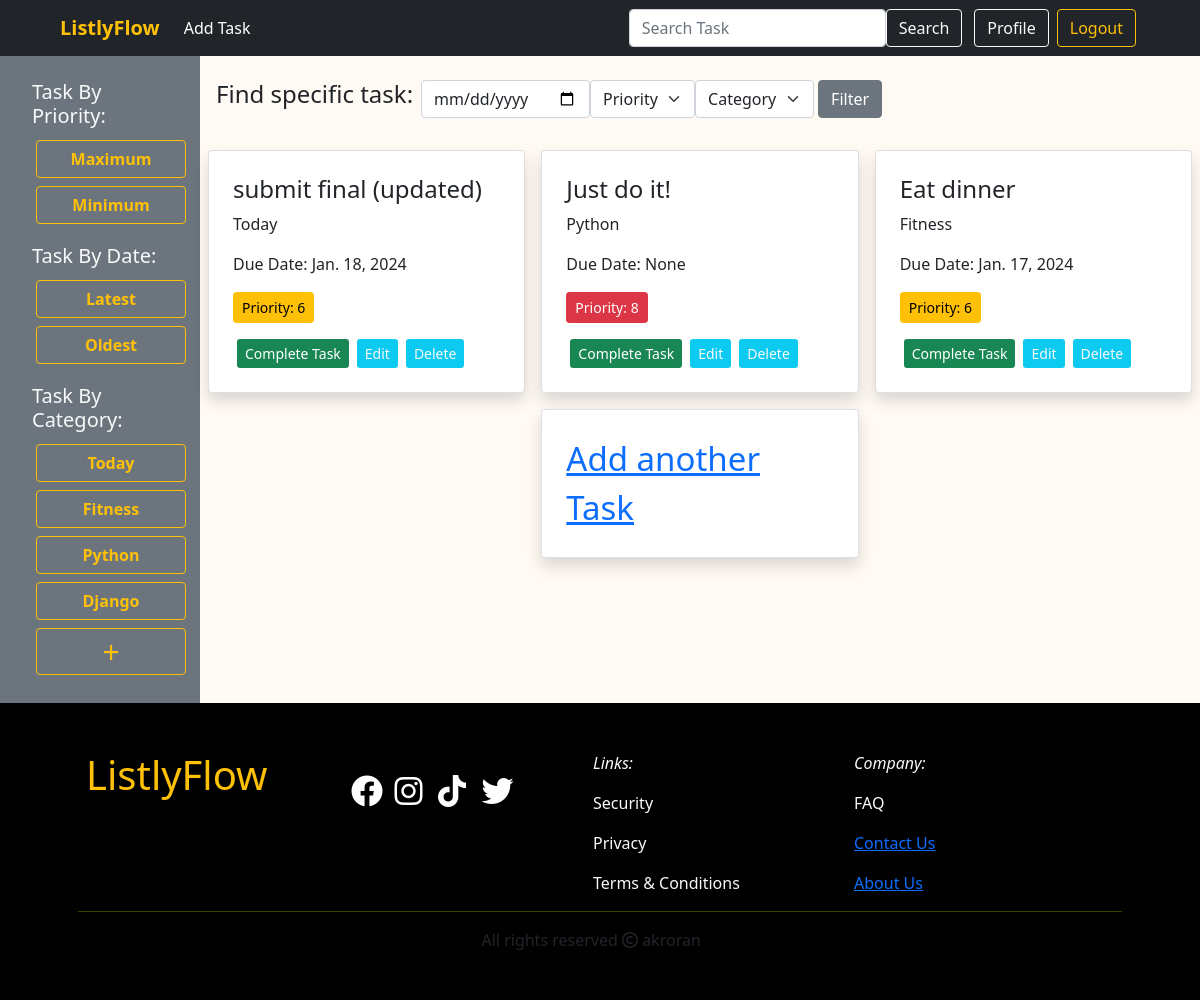
The app's page / (signed in), older data.
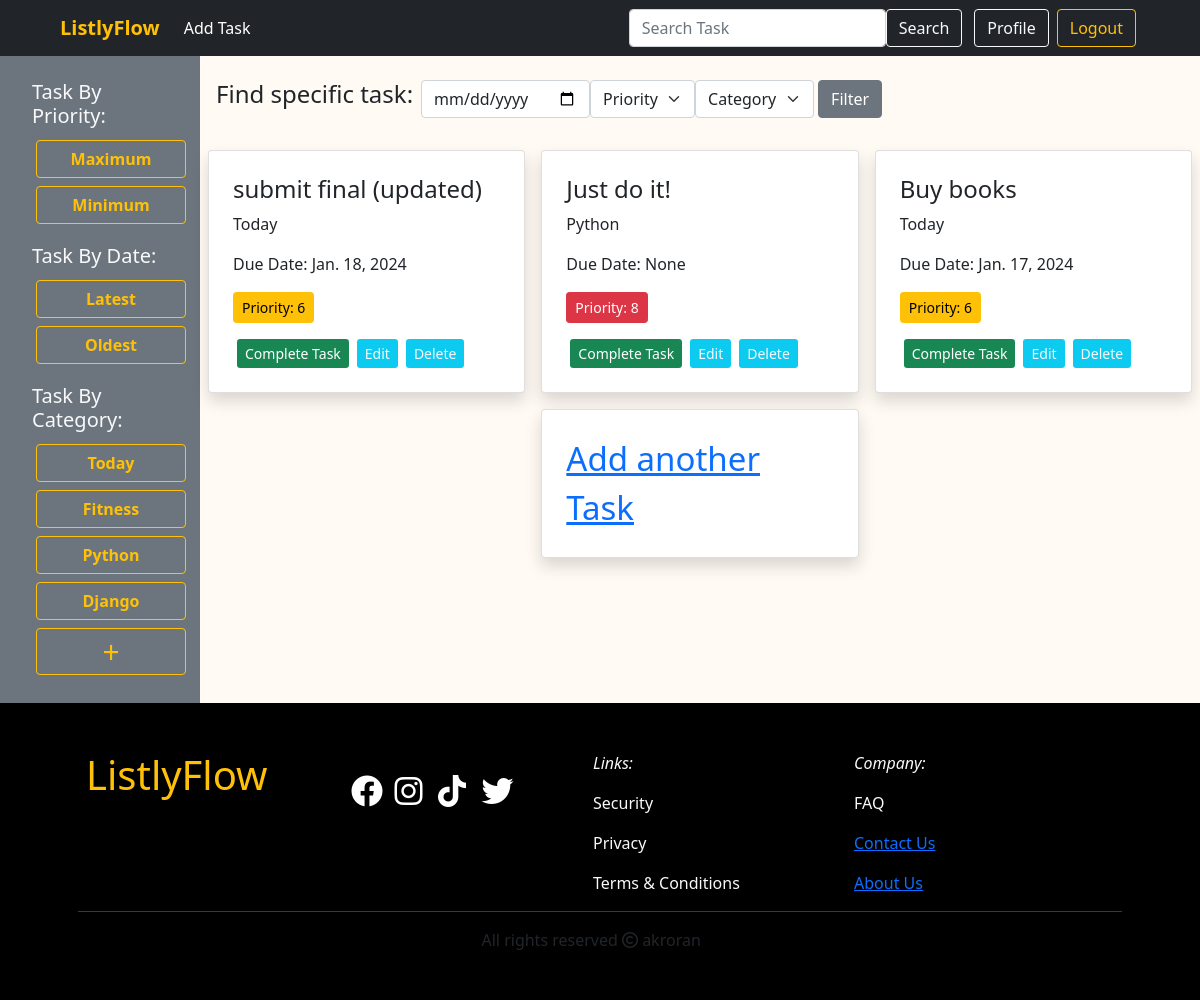
The same page, newer data.
### task/models.py (models this page shows, shortened)
class Category(models.Model):
    name = models.CharField(max_length=30)
    slug = AutoSlugField(populate_from='name', editable=True, always_update=True)
    def __str__(self):
        return self.name
    class Meta:
        verbose_name_plural = "Categories"

class Task(models.Model):
    title = models.CharField(max_length=250)
    description = models.TextField(blank=True, null=True)
    status = models.BooleanField(default=False)
    due_date = models.DateField(null=True, blank=True)
    priority = models.IntegerField(default=1, choices = [(0,'0'),(1,'1'),(2,'2'),(3,'3'),(4,'4'),(5,'5'),(6,'6'),(7,'7'),(8,'8')])
    category = models.ForeignKey(Category, on_delete=models.CASCADE,related_name='tasks')
    user = models.ForeignKey(User, on_delete=models.CASCADE, related_name='tasks')

### listlyflow/views.py (the view, shortened to what this page needs)
# urls.py: path('', views.home, name='home'),
def home(request, slug = None):
    form = TaskFilterForm()
    search = request.GET.get('search')
    if request.user.is_authenticated:
        user = request.user
        if slug is not None:
            category = Category.objects.get(slug=slug)
            data = Task.objects.filter(category=category, user=user).order_by('status')
        else:
            data = Task.objects.filter(user=user).order_by('status')
    else :
        data = {}
    categories = Category.objects.all()
    return render(request, 'home.html', {'data': data,'categories': categories, 'form': form})

### task/forms.py
class TaskFilterForm(forms.Form):
    date = forms.DateField(widget=forms.DateInput(attrs={'type': 'date'}), required=False)
    priority = forms.ChoiceField(choices = [( '','Priority'), (0,'0'),(1,'1'),(2,'2'),(3,'3'),(4,'4'),(5,'5'),(6,'6'),(7,'7'),(8,'8')], required=False)
    category = forms.ModelChoiceField(queryset=models.Category.objects.all(), empty_label='Category', required=False)

### templates/home.html (shortened to what this page needs)
{% extends "base.html" %}
{% load static %}
{% block css_link %}
<link rel="stylesheet" href="{% static "css/home.css" %}">
{% endblock css_link %}
{% block content %}
{% load crispy_forms_tags %}
{% if request.user.is_authenticated %}
<div class="d-flex flex-wrap">
  <div class="col-2 bg-secondary text-light p-4">
    <h5 class="text-light mx-2 mb-2">Task By Priority:</h5>
    <div class="ms-2 mb-3">
        <a class="btn btn-outline-warning m-1"
        style="width: 150px; font-weight: 600;"
        href="{% url "sort-priority" True %}">Maximum</a>
        <a class="btn btn-outline-warning m-1"
        style="width: 150px; font-weight: 600;"
        href="{% url "sort-priority" False %}">Minimum</a>
      </div>
    <h5 class="text-light mx-2 mb-2">Task By Date:</h5>
    <div class="ms-2 mb-3">
        <a class="btn btn-outline-warning m-1"
        style="width: 150px; font-weight: 600;"
        href="{% url "sort-date" False %}">Latest</a>
        <a class="btn btn-outline-warning m-1"
        style="width: 150px; font-weight: 600;"
        href="{% url "sort-date" True %}">Oldest</a>
      </div>
    <h5 class="text-light mx-2 mb-2">Task By Category:</h5>
    <div class="ms-2">
        {% for category in categories %}
          <a class="btn btn-outline-warning m-1"
          style="width: 150px; font-weight: 600;"
          href="{% url "sort-category" category.slug %}">{{ category.name }}</a>
          {% endfor %}
        </div>
    <div class="ms-2">
        <a class="btn btn-outline-warning m-1 p-0"
        style="width: 150px; font-weight: 500; font-size: 30px;"
        href="{% url "add-category" %}"> + </a>
  </div>
</div>
  <div class="col-10">
  <div class="d-flex m-3">
    <h4 class="mt-2">Find specific task:</h4>
    <form class="d-flex p-2" action="{% url "filter" %}">
      {% for f in form  %}
      <div>
        {{f}}
      </div>
      {% endfor %}
      <button class="btn btn-secondary mx-1" type="submit">Filter</button>
    </form>
  </div>
    <div
    class="d-flex flex-wrap justify-content-center" >
      {% for task in data %}
          <div class="col-md-4 d-flex align-items-stretch">
            <div class="card p-2 m-2 shadow w-100">
              <div class="card-body">
                <h4> {{task.title}} </h4>
                <p> {{task.category}} </p>
                <p> Due Date: {{task.due_date}} </p>
                {% if task.priority > 6 %}
                <p class="btn btn-sm btn-danger ">Priority: {{task.priority}} </p>
                {% elif task.priority > 4 %}
                <p class="btn btn-sm btn-warning">Priority: {{task.priority}} </p>
                {% else %}
                <p class="btn btn-sm btn-success">Priority: {{task.priority}} </p>
                {% endif %}
                <div class="d-flex ">
                    {% if task.status %}
                    <a class="btn-sm btn-secondary mx-1 text-decoration-none" disabled>Completed</a>
                    {% else %}
                    <a class="btn-sm btn-success mx-1 text-decoration-none" href="{% url "task-done" task.id %}">Complete Task</a>
                    {% endif %}
                    <a class="btn-sm btn-info mx-1 text-light text-decoration-none" href="{% url "edit-task" task.id %}">Edit</a>
                    <a class="btn-sm btn-info mx-1 text-light text-decoration-none" href="{% url "delete-task" task.id %}">Delete</a>
                </div>
              </div>
            </div>
          </div>
      {% endfor %}
      <div class="col-md-4 col-sm-6 d-flex align-items-stretch">
        <div class="card p-2 m-2 shadow w-100">
          <div class="card-body">
            <div class="d-flex align-items-center justify-content-center"
            style="font-size:33px">
                <a href="{% url "add-task" %}">Add another Task</a>
            </div>
          </div>
        </div>
      </div>
      </div>
  </div>
</div>
{% endif %}
{% endblock content %}

### templates/base.html (shortened to what this page needs)
{% load static %}
<!doctype html>
<html lang="en">
  <head>
    {% block css_link %}
    {% endblock css_link %}
    <link href="https://cdn.jsdelivr.net/npm/bootstrap@5.0.2/dist/css/bootstrap.min.css" rel="stylesheet">
    <link rel="stylesheet" href="https://cdnjs.cloudflare.com/ajax/libs/font-awesome/6.1.2/css/all.min.css" />
  </head>
  <body style="background-color: #fffaf4;;">
    <nav class="navbar navbar-expand-lg navbar-light bg-dark">
        <div class="container-fluid">
          <a class="navbar-brand mx-3 ms-5 text-warning fw-bold" href="{% url "home" %}">ListlyFlow</a>
          <div class="collapse navbar-collapse" id="navbarSupportedContent">
            <ul class="navbar-nav me-auto mb-lg-0">
              <li class="nav-item">
                <a class="nav-link text-white" aria-current="page" href="{% url "add-task" %}">Add Task</a>
              </li>
            </ul>
            <ul class="nav-item mb-0 me-5 d-flex">
            {% if request.user.is_authenticated %}
            <form class="form-inline d-flex" action="{% url "home" %}">
              <input class="form-control" type="search" name="search" placeholder="Search Task" aria-label="Search" >
              <button class="btn btn-outline-light me-2" type="submit">Search</button>
            </form>
                <a class="btn btn-outline-light mx-1" href="{% url "profile" %}">Profile</a>
                <a class="btn btn-outline-warning mx-1" href="{% url "logout" %}">Logout</a>
            {% endif %}
          </ul>
          </div>
        </div>
      </nav>
    {% block content %}
    {% endblock content %}
    <footer class="footer"
    style="background-color: black">
      <div class=" container row p-5 m-auto ">
        <div class="col-3 ps-2">
          <h1 class="text-warning">ListlyFlow</h1>
      </div>
      <div class="footer-icon mt-4 col-2 text-center">
          <div class="row">
              <i class="fa-brands col-3 fa-2x fa-facebook" style="color: #ffffff;"></i>
              <i class="fa-brands col-3 fa-2x fa-instagram" style="color: #ffffff;"></i>
              <i class="fa-brands col-3 fa-2x fa-tiktok" style="color: #ffffff;"></i>
              <i class="fa-brands col-3 fa-2x fa-twitter" style="color: #ffffff;"></i>
          </div>
      </div>
      <div class="text-light col-3 ps-5">
          <ul><i> Links: </i></ul>
          <ul> Security </ul>
          <ul> Privacy </ul>
          <ul> Terms & Conditions </ul>
      </div>
      <div class="text-light col-3 ps-5">
          <ul><i> Company:</i></ul>
          <ul> FAQ </ul>
          <ul> <a href="{% url "contact_us" %}">Contact Us</a> </ul>
          <ul> <a href="{% url "about_us" %}"> About Us </a></ul>
      </div>
      <hr style="border-top:1px solid yellow;">
      <p class="w-25 m-auto">All rights reserved <i class="fa-regular fa-copyright"></i> akroran</p>
      </div>
  </footer>
  </body>
</html>

### static/css/home.css (style rules this page uses)
body { overflow-x: hidden; }

Row changes from the older to the newer data that the page shows:
changed Task: title "Eat dinner" → "Buy books"; category "Fitness" → "Today"
